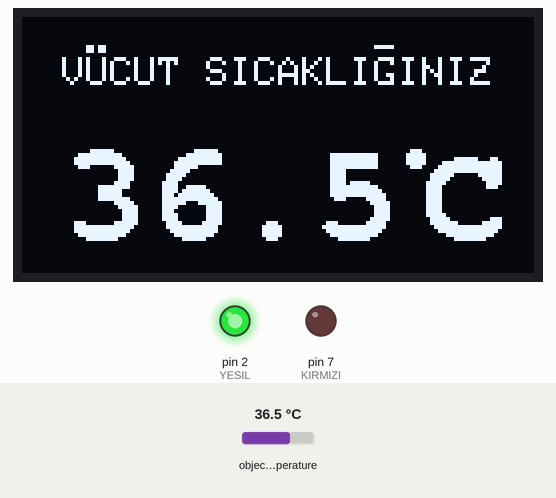
This sketch was run on a simulated Arduino Uno, built with avr-gcc and run on an emulated ATmega328P. Shown: 128×64 one-colour display, output pins drawn as LEDs (lit = HIGH). Inputs (shaded band) come from the test bench; at power-on: object temperature 36.5 °C.

Above: at 1.3 s.
1.4 s: object temperature set to 37.2 °C
At 2.7 s:
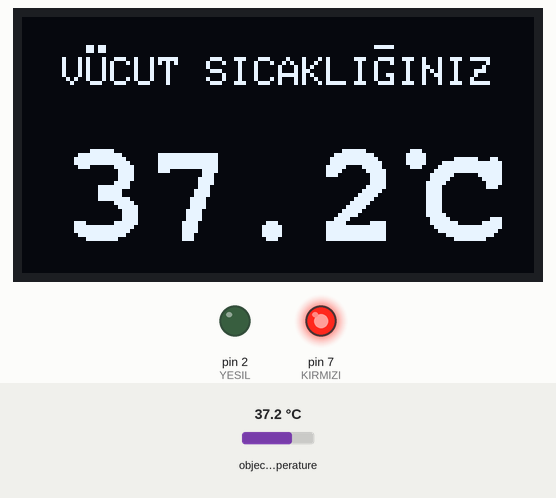
3.2 s: object temperature set to 20 °C
At 4.5 s:
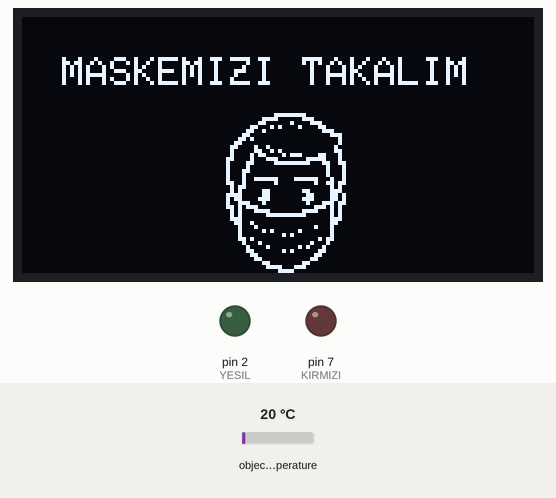
4.9 s: object temperature set to 29.7 °C
6.4 s: object temperature set to 30.2 °C
At 7.0 s:
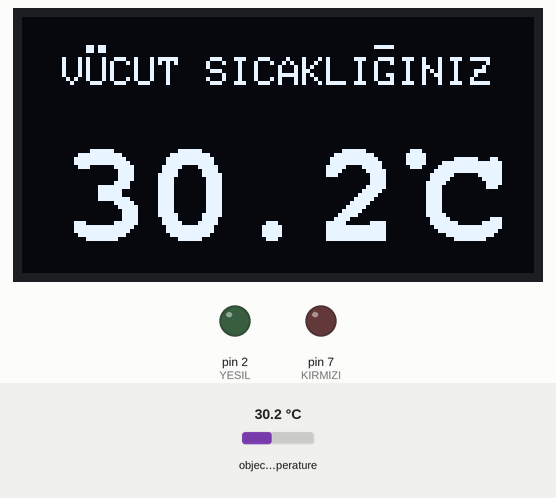
8.1 s: object temperature set to 31.6 °C
At 9.0 s:
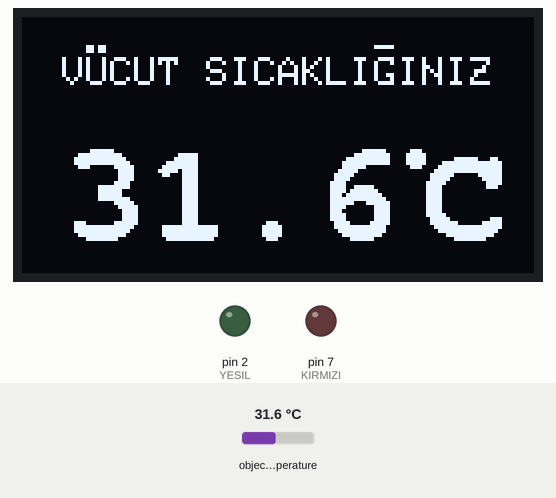
9.8 s: object temperature set to 32.2 °C
At 11.4 s:
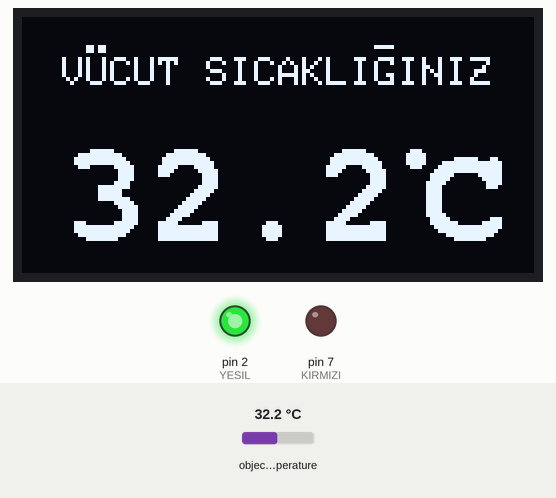
Timing chart, 0 to 12.6 s (numbered marks = the images above; inputs shaded):
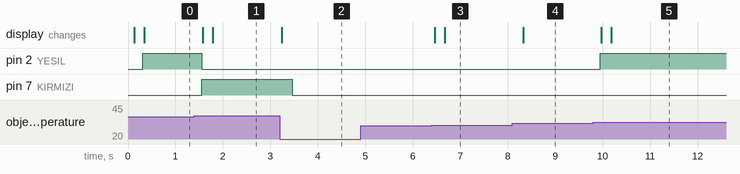

The sketch:

ates_olcer2.ino
```cpp
/* orhan akgün tarafından 1 ekim 2020 tarihinde yapılmışıtr.
 *  temassız ateş ölçer
 */

#include <Adafruit_GFX.h>
#include <Adafruit_SSD1306.h>
#include <Wire.h>
#include <Adafruit_MLX90614.h>
#include <Fonts/FreeMonoBold18pt7b.h>


Adafruit_SSD1306 display(128, 64);
Adafruit_MLX90614 mlx = Adafruit_MLX90614();


const unsigned char PROGMEM frame0 [] = {0x00, 0x00, 0x00, 0x00, 0x00, 0x00, 0x00, 0x00, 0x00, 0x00, 0x00, 0x00, 0x00, 0x00, 0x00, 0x00, 0x00, 0x00, 0x00, 0x00, 0x00, 0x00, 0x00, 0x00, 0x00, 0x00, 0x07, 0xF8, 0x00, 0x00, 0x00, 0x00, 0x3C, 0x0E, 0x00, 0x00, 0x00, 0x00, 0x60, 0x43, 0x80, 0x00, 0x00, 0x01, 0x8A, 0x10, 0xC0, 0x00, 0x00, 0x03, 0x20, 0x00, 0x70, 0x00, 0x00, 0x06, 0x00, 0x00, 0x1C, 0x00, 0x00, 0x0D, 0x00, 0x00, 0x04, 0x00, 0x00, 0x18, 0x00, 0x00, 0x04, 0x00, 0x00, 0x30, 0x90, 0x00, 0x08, 0x00, 0x00, 0x20, 0xCA, 0x00, 0x0C, 0x00, 0x00, 0x21, 0x61, 0x70, 0xC4, 0x00, 0x00, 0x61, 0x1C, 0x07, 0xC4, 0x00, 0x00, 0x43, 0x07, 0xFC, 0x66, 0x00, 0x00, 0x42, 0x00, 0x00, 0x22, 0x00, 0x00, 0x46, 0x00, 0x00, 0x22, 0x00, 0x00, 0x44, 0x00, 0x00, 0x22, 0x00, 0x00, 0x44, 0xFC, 0x3F, 0x12, 0x00, 0x00, 0x64, 0x04, 0x01, 0x36, 0x00, 0x00, 0x2C, 0x00, 0x00, 0x14, 0x00, 0x00, 0x28, 0x30, 0x0C, 0x1C, 0x00, 0x00, 0x78, 0x30, 0x06, 0x1A, 0x00, 0x00, 0x58, 0x70, 0x0E, 0x1A, 0x00, 0x00, 0x4E, 0x20, 0x04, 0x76, 0x00, 0x00, 0x6B, 0x80, 0x01, 0xD4, 0x00, 0x00, 0x28, 0xF0, 0x0F, 0x14, 0x00, 0x00, 0x28, 0x1F, 0xF8, 0x14, 0x00, 0x00, 0x38, 0x00, 0x00, 0x1C, 0x00, 0x00, 0x19, 0x00, 0x00, 0x18, 0x00, 0x00, 0x08, 0x80, 0x01, 0x10, 0x00, 0x00, 0x08, 0x28, 0x10, 0x10, 0x00, 0x00, 0x08, 0x01, 0x40, 0x10, 0x00, 0x00, 0x0D, 0x00, 0x00, 0xB0, 0x00, 0x00, 0x04, 0x40, 0x02, 0x20, 0x00, 0x00, 0x02, 0x10, 0x14, 0x40, 0x00, 0x00, 0x03, 0x01, 0x40, 0xC0, 0x00, 0x00, 0x01, 0x80, 0x01, 0x80, 0x00, 0x00, 0x00, 0xC0, 0x03, 0x00, 0x00, 0x00, 0x00, 0x30, 0x0C, 0x00, 0x00, 0x00, 0x00, 0x1E, 0x38, 0x00, 0x00, 0x00, 0x00, 0x03, 0xC0, 0x00, 0x00, 0x00, 0x00, 0x00, 0x00, 0x00, 0x00, 0x00, 0x00, 0x00, 0x00, 0x00, 0x00, 0x00, 0x00, 0x00, 0x00, 0x00, 0x00, 0x00, 0x00, 0x00, 0x00, 0x00, 0x00};


int YESIL=2;
int KIRMIZI=7;

float okuma[30];
float toplam ;
float sicaklik ;

void setup() {

   pinMode(YESIL,OUTPUT);
   pinMode(KIRMIZI,OUTPUT);


  delay(100);

  display.begin(SSD1306_SWITCHCAPVCC, 0x3C);
  display.clearDisplay();
  display.setTextColor(WHITE);
  mlx.begin();


}


int xx =42;
int yy=20;
int tt=0;


void loop() {
  display.clearDisplay();


toplam=0;
for (int i=0; i<30; i++)
{
  float deger =mlx.readObjectTempC();
okuma[i]= deger *1;
toplam = toplam + okuma[i];
delay (5);
}
sicaklik = toplam / 30.0;

  if(sicaklik>30){
  display.clearDisplay();
  display.setFont();
  display.setCursor(10,10);  // (x,y)
  display.println("VUCUT SICAKLIGINIZ");  // Text or value to print
  display.setCursor(14,2);  // (x,y)
  display.println(".");  // Text or value to print
  display.setCursor(17,2);  // (x,y)
  display.println(".");  // Text or value to print
  display.setCursor(88,4);  // (x,y)
  display.println("-");  // Text or value to print

  display.setFont(&FreeMonoBold18pt7b);  // Set a custom font
  display.setCursor(10,55);  // (x,y)
  display.println(sicaklik,1);
   display.setCursor(100,55);  // (x,y)
  display.println("C");  // Text or value to print
  display.setCursor(88,37);  // (x,y)
  display.println(".");  // Text or value to print

  }

  if(mlx.readObjectTempC()<=30){


display.clearDisplay();
  display.setFont();
  display.setCursor(10,10);  // (x,y)
  display.println("MASKEMIZI TAKALIM");  // Text or value to print
//display.clearDisplay();
display.drawBitmap(xx, yy,frame0,48,48, 1);
display.display();
delay(tt);


  }


  if((sicaklik)>=32 && (sicaklik)<=37  ){
    digitalWrite(YESIL,HIGH);
   digitalWrite(KIRMIZI,LOW);
  }
  else if((sicaklik)>37) {
     digitalWrite(KIRMIZI,HIGH);
     digitalWrite(YESIL,LOW);

  }
  else if((sicaklik)>38) {
     digitalWrite(KIRMIZI,HIGH);
     digitalWrite(YESIL,LOW);

  }
else  {
     digitalWrite(KIRMIZI,LOW);
     digitalWrite(YESIL,LOW);
}

  display.display();

}
```

Measured:
- the behaviour switches between 36.9 and 37 °C on object temperature (found by bisection; images 0 and 1)
- the behaviour switches between 29.9 and 30 °C on object temperature (found by bisection; images 2 and 3)
- the behaviour switches between 31.9 and 32 °C on object temperature (found by bisection; images 4 and 5)
- after the input at 1.4 s, pin 2 (YESIL): HIGH → LOW after 0.15 s; pin 7 (KIRMIZI): LOW → HIGH after 0.15 s; the display: first changes after 0.18 s (image 1 shows a later state)
- after the input at 3.2 s, pin 7 (KIRMIZI): HIGH → LOW after 0.27 s; the display: changes at once (image 2)
- after the input at 4.9 s, every drawn part: stays the same
- after the input at 6.4 s, the display: first changes after 0.06 s (image 3 shows a later state)
- after the input at 8.1 s, the display: changes after 0.22 s (image 4)
- after the input at 9.8 s, pin 2 (YESIL): LOW → HIGH after 0.15 s; the display: first changes after 0.18 s (image 5 shows a later state)
